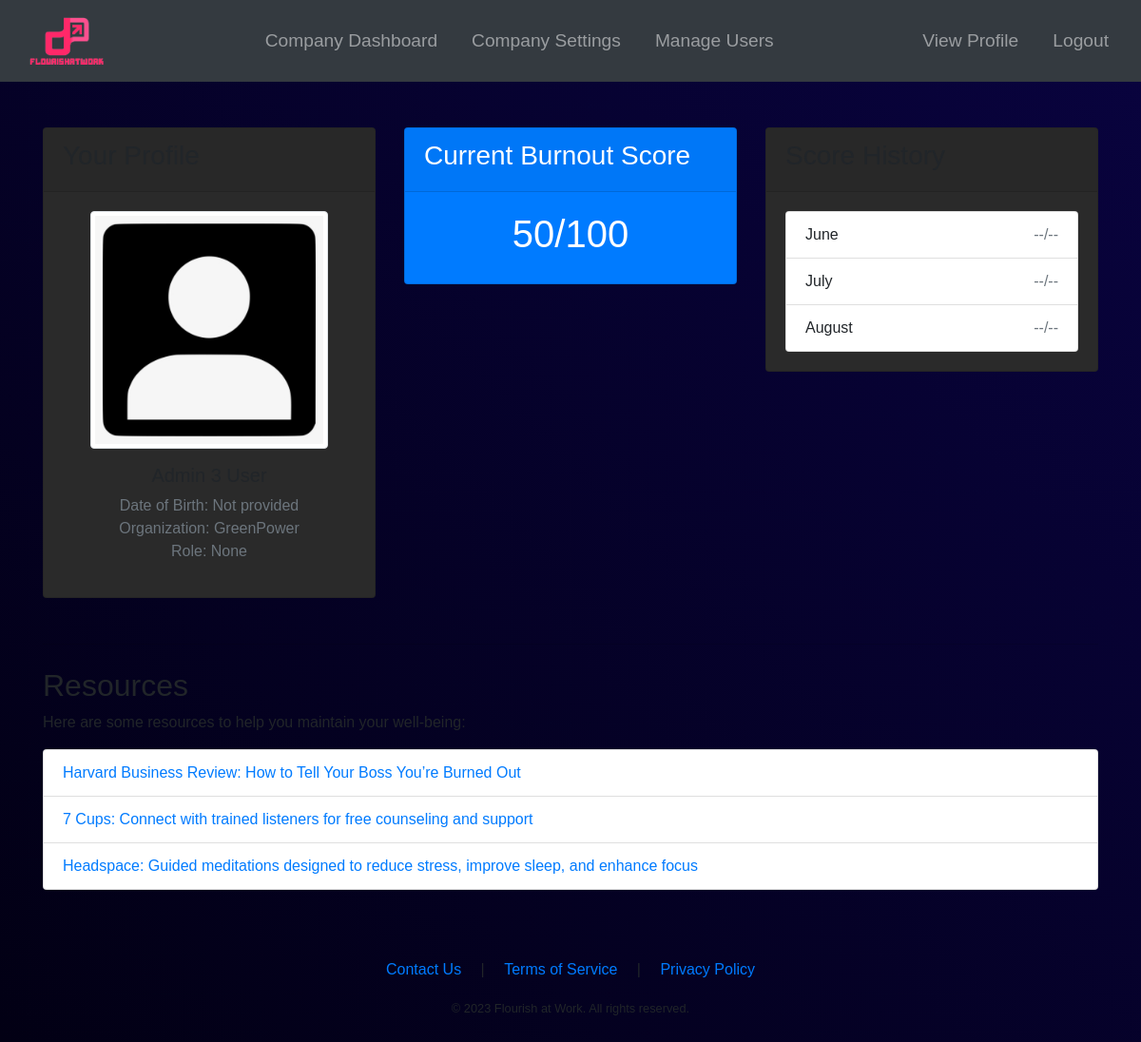
The page /dashboard (signed in) on the database as committed earlier.
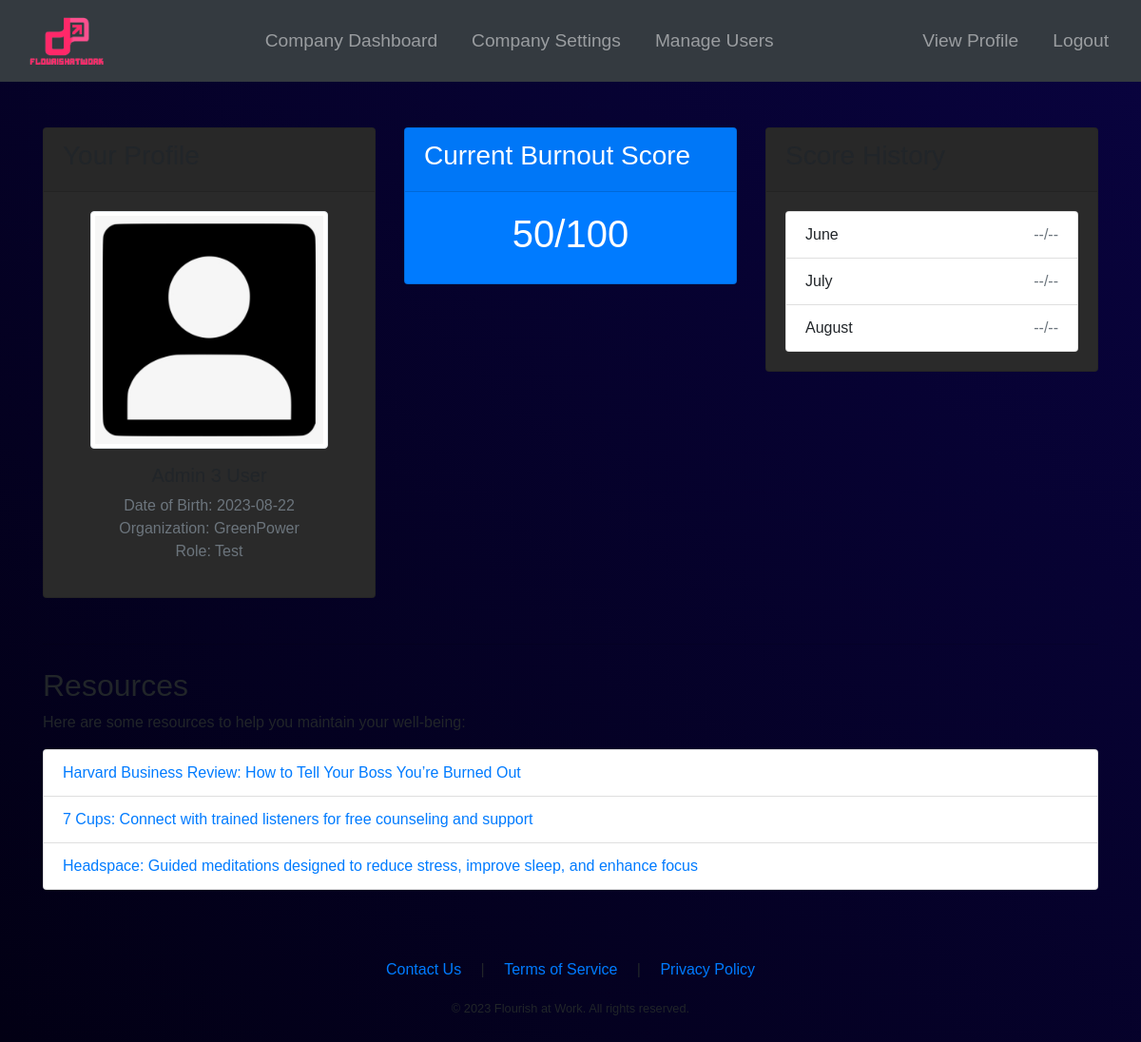
The same page on the database as committed later.
### app/models.py (models this page shows, shortened)
class User(UserMixin, db.Model):
    id = db.Column(db.Integer, primary_key=True)
    email = db.Column(db.String(120), index=True, unique=True)
    password_hash = db.Column(db.String(128))
    firstname = db.Column(db.String(64), nullable=False)
    lastname = db.Column(db.String(64), nullable=False)
    image = db.Column(db.String(128), nullable=True)
    date_of_birth = db.Column(db.String(64), nullable=True)  # changed from db.Date to db.String
    companyId = db.Column(db.Integer, db.ForeignKey('company.id'))
    manager_id = db.Column(db.Integer, db.ForeignKey('user.id'))
    results = db.relationship('Results', backref='user', lazy='dynamic')
    subordinates = db.relationship('User', backref=db.backref('manager', remote_side=[id]), lazy='dynamic')
    first_login = db.Column(db.Boolean, default=True)
    department = db.Column(db.String(128), nullable=True)
    title = db.Column(db.String(128), nullable=True)
    role_id = db.Column(db.Integer, db.ForeignKey('role.id'))

### app/routes.py (the view)
@main.route('/dashboard')
@login_required
def dashboard():
    get_flashed_messages()
    user = User.query.filter_by(id=current_user.id).first()
    last_score = Results.query.filter_by(user_id=current_user.id).order_by(Results.testDate.desc()).first()
    last_three_scores = Results.query.filter_by(user_id=current_user.id).order_by(Results.testDate.desc()).limit(3).all()
    all_results = Results.query.filter_by(user_id=current_user.id).order_by(Results.testDate.asc()).all()
    current_month = datetime.now().month
    last_month = (current_month - 1) % 12 or 12
    two_months_ago = (current_month - 2) % 12 or 12
    scores_dict = {score.testDate.month: score for score in last_three_scores}
    return render_template('dashboard.html', user=user, last_score=last_score, last_three_scores=last_three_scores, current_month=current_month, scores_dict=scores_dict, last_month=last_month, two_months_ago=two_months_ago)

### app/models.py (called while the page is built)
@login_manager.user_loader
def load_user(id):
    return User.query.get(int(id))

### app/templates/dashboard.html (shortened to what this page needs)
{% extends "base.html" %}
{% block content %}
<div class="container mt-5">
    <div class="row mt-4">
        <div class="col-md-4">
            <div class="card">
                <div class="card-header">
                    <h3>Your Profile</h3>
                </div>
                <div class="card-body text-center">
                {% if current_user.image %}
                    <img src="{{ url_for('static', filename='profile_pics/' + current_user.image) }}" alt="Profile Picture" class="img-thumbnail mb-3" style="max-width: 250px; max-height: 250px;">
                {% else %}
                    <img src="{{ url_for('static', filename='profile_pics/default.jpg') }}" alt="Profile Picture" class="img-thumbnail mb-3" style="max-width: 250px; max-height: 250px;">
                {% endif %}
                    <h5>{{user.firstname}} {{user.lastname}}</h5>
                    <p class="text-muted">
                        {% if user.date_of_birth %}
                            Date of Birth: {{ user.date_of_birth.split(" ")[0] }}<br>
                        {% else %}
                            Date of Birth: Not provided<br>
                        {% endif %}
                        Organization: {{user.company.name}}<br>
                        Role: {{user.title}}
                    </p>
                </div>
            </div>
        </div>
        <div class="col-md-4">
            <div class="card bg-primary text-white">
                <div class="card-header">
                    <h3>Current Burnout Score</h3>
                </div>
                <div class="card-body text-center">
                    <h1>
                        {% if last_score %}
                            {% set scaled_score = (last_score.scoreA + last_score.scoreB + (48 - last_score.scoreC)) * 100 / 132 + 0.5 %}
                            {{ scaled_score|int }}/100
                        {% else %}
                            N/A
                        {% endif %}
                    </h1>
                </div>
            </div>
        </div>
        <div class="col-md-4">
            <div class="card">
                <div class="card-header">
                    <h3>Score History</h3>
                </div>
                <div class="card-body">
                    <ul class="list-group">
                        {% for month in [two_months_ago, last_month, current_month] %}
                            <li class="list-group-item d-flex justify-content-between">
                                {{ ['January', 'February', 'March', 'April', 'May', 'June', 'July', 'August', 'September', 'October', 'November', 'December'][month-1] }}
                                <span>
                                    {% if scores_dict.get(month) %}
                                        {% set scaled_score = (scores_dict[month].scoreA + scores_dict[month].scoreB + (48 - scores_dict[month].scoreC)) * 100 / 132 + 0.5 %}
                                        {{ scaled_score|int }}/100
                                    {% else %}
                                        <span class="text-muted">--/--</span>
                                    {% endif %}
                                </span>
                            </li>
                        {% endfor %}
                    </ul>
                </div>
            </div>
        </div>
    </div>
    <hr class="mt-5">
    <div class="resources-section mt-4 pb-5">
        <h2>Resources</h2>
        <p>Here are some resources to help you maintain your well-being:</p>
        <ul class="list-group">
            <li class="list-group-item"><a href="https://hbr.org/2021/01/how-to-tell-your-boss-youre-burned-out">Harvard Business Review: How to Tell Your Boss You’re Burned Out</a></li>
            <li class="list-group-item"><a href="https://www.7cups.com/">7 Cups: Connect with trained listeners for free counseling and support</a></li>
            <li class="list-group-item"><a href="https://www.headspace.com/">Headspace: Guided meditations designed to reduce stress, improve sleep, and enhance focus</a></li>
        </ul>
    </div>
</div>
{% endblock %}

Rows that differ between the two databases and show on the page:
changed User: date_of_birth (not shown) → "2023-08-22"; title "None" → "Test"
Other text that changed with them:
text no longer shown: "Date of Birth: Not provided"
text now shown: "Date of Birth:"
